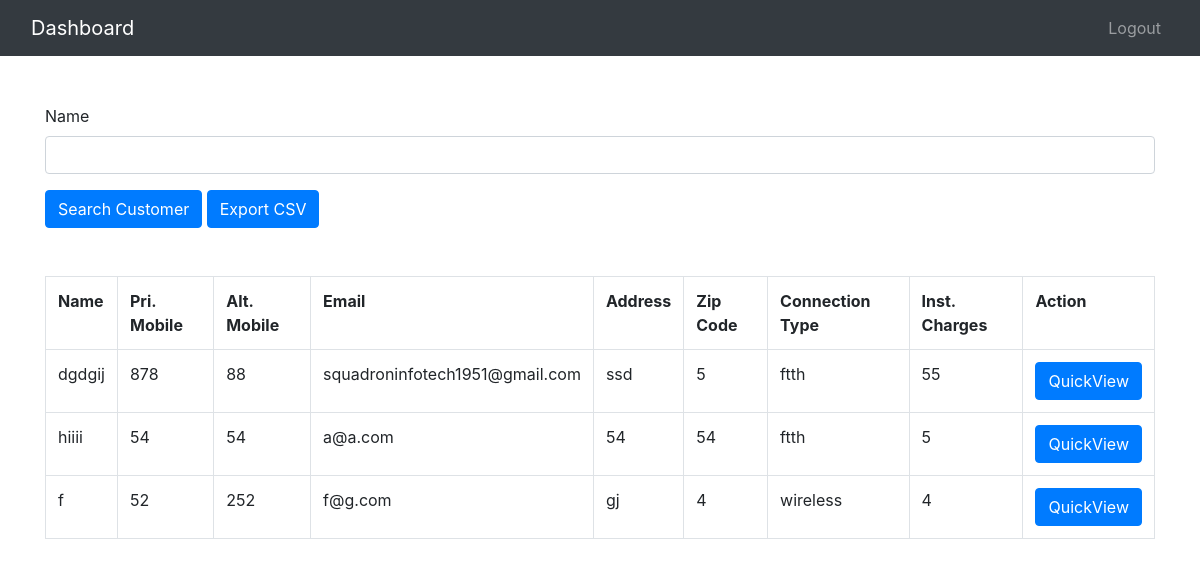
Page /customers on the committed database.
### customers/models.py (models this page shows, shortened)
class Customer(models.Model):
    name = models.CharField(max_length=100, primary_key = True , blank = True)
    email = models.CharField(max_length=100, default= "admin@ithreesystem.com")
    primary_mobile = models.IntegerField( default=0 , blank = True)
    alternate_mobile = models.IntegerField( default=0 )
    address = models.CharField(max_length=400, default="Jejuri")
    city = models.CharField(max_length=10, default="Jejuri")
    state = models.CharField(max_length=15, default="Maharashtra")
    zipcode = models.IntegerField (default=0, blank=True)
    connection_type = models.CharField( max_length=20 ,default="not selected")
    cat_6_cable_length= models.IntegerField( )
    p2p_device_price= models.IntegerField( )
    wireless_router_price= models.IntegerField( )
    ftth_fiber_length= models.IntegerField( )
    closer_box = models.CharField(max_length=5 )
    patch_cord= models.IntegerField(blank=True )
    ftth_router_price= models.IntegerField()
    installation_charges= models.IntegerField( default=0)
    username= models.CharField(max_length=10, default="username")
    password= models.CharField(max_length=10, default="password")
    customer_photo= models.ImageField(upload_to="media", blank=True)
    kYC_document= models.ImageField(upload_to="media", blank=True)

### customers/views.py (the view)
# urls.py: path('customers', views.customersList),
def customersList(request):
    customer_list=Customer.objects.all()
    form = CustomerSearchForm(request.POST )
    context = {
        "form": form,
        "customer_list": customer_list,
    }
    if request.method == 'POST':
        customer_list=Customer.objects.filter(name = form['name'].value())
        context = {
        "form": form,
        "customer_list": customer_list,
    }
    return render (request, 'customers/customers_list.html',context)

### customers/forms.py
class CustomerSearchForm(forms.ModelForm):
    class Meta:
        model = Customer
        fields= ['name' ]

### customers/templates/customers/customers_list.html (shortened to what this page needs)
{% extends 'customers/basic.html'%}
{%block content%}
{% load crispy_forms_filters %}
<form method="post">
<div class="container my-5">
{{form|crispy}}
<input class="btn btn-primary" type="submit" value="Search Customer" />
<a href = "{% url 'export-csv' %}" class="btn btn-primary">Export CSV</a>
</div>
</form>
   {% if customer_list %}
   <div class="container my-5">
   <table class="table table-bordered" border="1">
    <tr>
        <th>Name</th>
        <th>Pri. Mobile</th>
        <th>Alt. Mobile</th>
        <th>Email</th>
        <th>Address</th>
        <th>Zip Code</th>
        <th>Connection Type</th>
        <th>Inst. Charges</th>
        <th>Action</th>
    </tr>
    {% for cs in customer_list %}
    <tr>
    <td>{{cs.name}}</td>
    <td>{{cs.primary_mobile}}</td>
    <td>{{cs.alternate_mobile}}</td>
    <td>{{cs.email}}</td>
    <td>{{cs.address}}</td>
    <td>{{cs.zipcode}}</td>
    <td> {{cs.connection_type}}</td>
    <td>{{cs.installation_charges}}</td>
    <td ><a href="/customers/{{cs.name}}"><button id="cus{{cs.name}}" class="btn btn-primary cart">QuickView</button></a></td>
   </tr>
  {% endfor %}
  </table>
  {% else %}
   <h2>No Data</h2>
  {% endif %}
</div>
{%endblock%}

### rows in the picture
Customer: name "dgdgij", primary_mobile "878", alternate_mobile "88", email "squadroninfotech1951@gmail.com", address "ssd", zipcode "5", connection_type "ftth", installation_charges "55"
Customer: name "hiiii", primary_mobile "54", alternate_mobile "54", email "a@a.com", address "54", zipcode "54", connection_type "ftth", installation_charges "5"
Customer: name "f", primary_mobile "52", alternate_mobile "252", email "f@g.com", address "gj", zipcode "4", connection_type "wireless", installation_charges "4"
